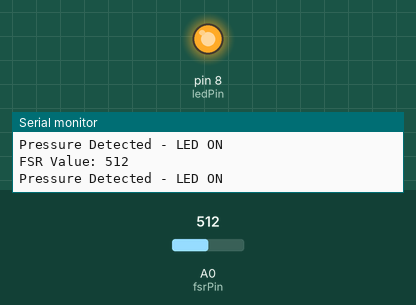
The sketch below on a simulated Arduino Uno, built with avr-gcc and run on an emulated ATmega328P. Parts: output pins drawn as LEDs (lit = HIGH), the last lines printed to the serial monitor. The test bench sets the inputs (shaded band); at power-on: A0 (fsrPin) = 512.

Above: at 1.2 s.
1.3 s: A0 (fsrPin) set to 110
2.8 s: A0 (fsrPin) set to 90
At 3.2 s:
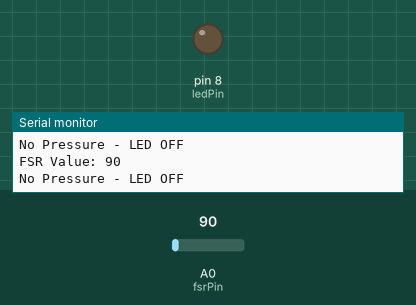
4.3 s: A0 (fsrPin) set to 122
At 5.6 s:
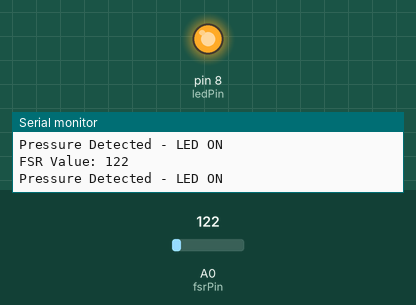
5.9 s: A0 (fsrPin) set to 0
At 7.2 s:
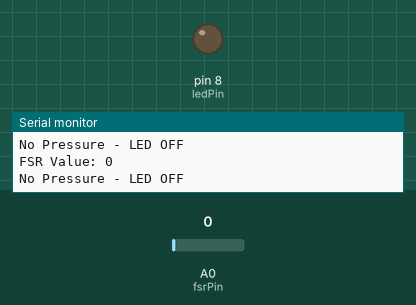
Timing chart, 0 to 8.5 s (numbered marks = the images above; inputs shaded):
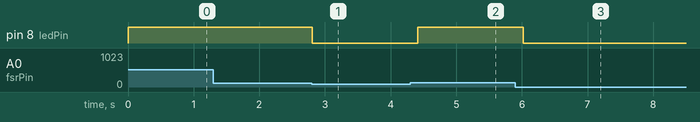

The sketch:

fsr_led.ino
```cpp
int fsrPin = A0;
int ledPin = 8;

void setup()
{
  pinMode(ledPin, OUTPUT);
  Serial.begin(9600);
}

void loop()
{
  int fsrValue = analogRead(fsrPin);
  Serial.print("FSR Value: ");
  Serial.println(fsrValue);

  if (fsrValue > 100)
  {
    digitalWrite(ledPin, HIGH);
    Serial.println("Pressure Detected - LED ON");
  }
  else
  {
    digitalWrite(ledPin, LOW);
    Serial.println("No Pressure - LED OFF");
  }
  delay(200);
}
```

Measured:
- the behaviour switches between 101 and 100 on A0 (fsrPin) (found by bisection; images 0 and 1)
- after the input at 2.8 s, pin 8 (ledPin): HIGH → LOW at once
- after the input at 4.3 s, pin 8 (ledPin): LOW → HIGH after 0.11 s
- after the input at 5.9 s, pin 8 (ledPin): HIGH → LOW after 0.12 s
